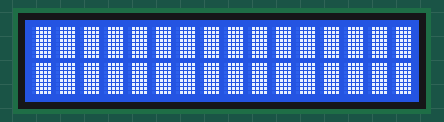
This sketch was run on a simulated Arduino Uno, built with avr-gcc and run on an emulated ATmega328P. On the bench: 16×2 character LCD.

Above: at 12.2 s.
At 18.2 s:
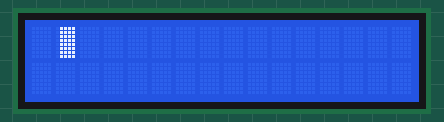
At 21.2 s:
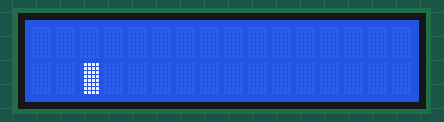
At 25.2 s:
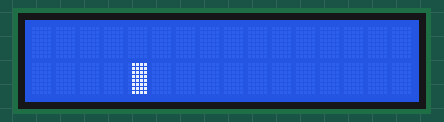
At 31.3 s:
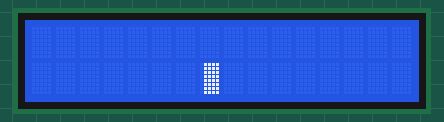
At 38.3 s:
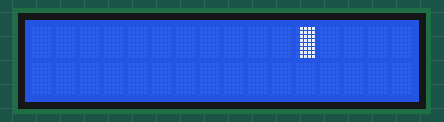

Measured:
- what the display in image 0 shows lasts 4.0 s, from 12.1 s to 16.1 s
- what the display in image 1 shows lasts 1.0 s, from 18.2 s to 19.2 s

The sketch:

lcd-test-sequence.ino
```cpp
/* Perform the following test sequence in loop:
 * - Start with empty screen
 * - Turn the background light on, wait 2 seconds
 * - Turn the backgrond light off, wait 2 seconds
 * - Repeat that 3 times
 * - Turn the background light on
 * - Turn on all pixels of all chars
 * - Wait 4 seconds
 * - Clear the screen
 * - Turn on each pixel for first character, wait 1 second
 * - Turn off first character, do the same for second character
 * - Do the same until last character on second line is reached
 * - Clear screen, turn off back light, wait 2 seconds
 * - Repeat
*/

//#include <LiquidCrystal.h> (Paralel connection)
#include <LiquidCrystal_I2C.h>

byte fullRectangle[8] = {
  B01111,          // B stands for binary formatter and the five numbers are the pixels
  B01111,
  B01111,
  B01111,
  B01111,
  B01111,
  B01111,
  B01111
};

/*
  Instantiate lcd screen object with I2C connector (Serial connection).

  - First parameter (0x27) represents address of I2C device
  - Second parameter (16) represents number of chars (rectangles) in single line (row).
  - Third parameter (2) represents number of rows on LCD device.
*/
LiquidCrystal_I2C lcd(0x27, 16, 2);

/*
  Instatiate lcd screen object with paralel connection.

  - First parameter (1) represents port number on Arduino board where RS input of lcd screen is connected to.
  - Second parameter (2) represents port number on Arduino board where E (enable) input of lcd screen is connected to.
  - Rest of the parameters represents active pins for data transfer (d4, d5, d6, d7)
*/
//LiquidCrystal lcd(1, 2, 4, 5, 6, 7);

void setup() {
  //lcd.begin(16, 2); // Initializes the interface to the LCD screen, and specifies the dimensions (width and height) of the display (Paralel connection)
  lcd.init(); // Instead of "lcd.begin()" in Serial connection lcd.init() is used.
  lcd.createChar(0, fullRectangle); // Create a custom character

  lcd.clear();
  lcd.backlight();
}

void loop() {
  lcd.clear();

  for(int i = 1; i <= 3; i++)
  {
   lcd.backlight();
   delay(2000);
   lcd.noBacklight();
   delay(2000);
  }

  lcd.backlight();

  for(int i = 0; i <= 15; i++)
  {
    for(int j = 0; j <= 1; j++)
    {
      lcd.setCursor(i,j);
      lcd.write(byte(0)); //byte(0) represents fullRectangle char - look up to its init in setup function
    }
  }

  delay(4000);

  lcd.clear();

  for(int i = 0; i <= 15; i++)
  {
    for(int j = 0; j <= 1; j++)
    {
      lcd.clear();
      lcd.setCursor(i,j);
      lcd.write(byte(0));
      delay(1000);
    }
  }

  lcd.clear();
  lcd.noBacklight();

  delay(2000);
}
```
